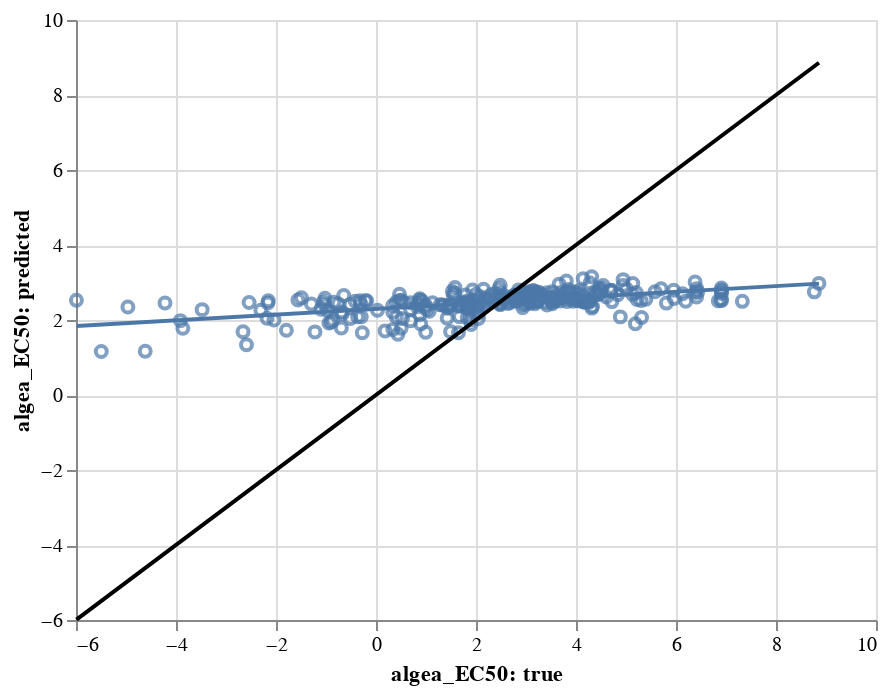

The notebook cell saved with this chart:
### Code cell
iterpute_model.visualize('pair_predict', iterpute_test, untransform=True, task='algea_EC50')

### Figure 1 — Vega-Lite specification as saved in the notebook (floating-point values rounded to 4 significant figures; data arrays with more than 128 entries replaced by an {"elided": "..."} marker saying what was removed)
{"config": {"view": {"continuousWidth": 400, "continuousHeight": 300}}, "layer": [{"mark": "point", "encoding": {"x": {"type": "quantitative", "field": "algea_EC50: true", "scale": {"zero": false}}, "y": {"type": "quantitative", "field": "algea_EC50: predicted", "scale": {"zero": false}}}}, {"mark": "line", "encoding": {"x": {"type": "quantitative", "field": "algea_EC50: true", "scale": {"zero": false}}, "y": {"type": "quantitative", "field": "algea_EC50: predicted", "scale": {"zero": false}}}, "transform": [{"on": "algea_EC50: true", "regression": "algea_EC50: predicted"}]}, {"data": {"name": "data-8dd6c8e74c1e7ee495d701928b16d9fe"}, "mark": {"type": "line", "color": "black"}, "encoding": {"x": {"type": "quantitative", "field": "algea_EC50: true"}, "y": {"type": "quantitative", "field": "algea_EC50: predicted"}}}], "data": {"name": "data-520905a3b9d5beab1b5350bf824a546d"}, "$schema": "https://vega.github.io/schema/vega-lite/v4.8.1.json", "datasets": {"data-520905a3b9d5beab1b5350bf824a546d": {"elided": "289 records"}, "data-8dd6c8e74c1e7ee495d701928b16d9fe": [{"algea_EC50: true": -5.991, "algea_EC50: predicted": -5.991}, {"algea_EC50: true": 8.859, "algea_EC50: predicted": 8.859}]}}
